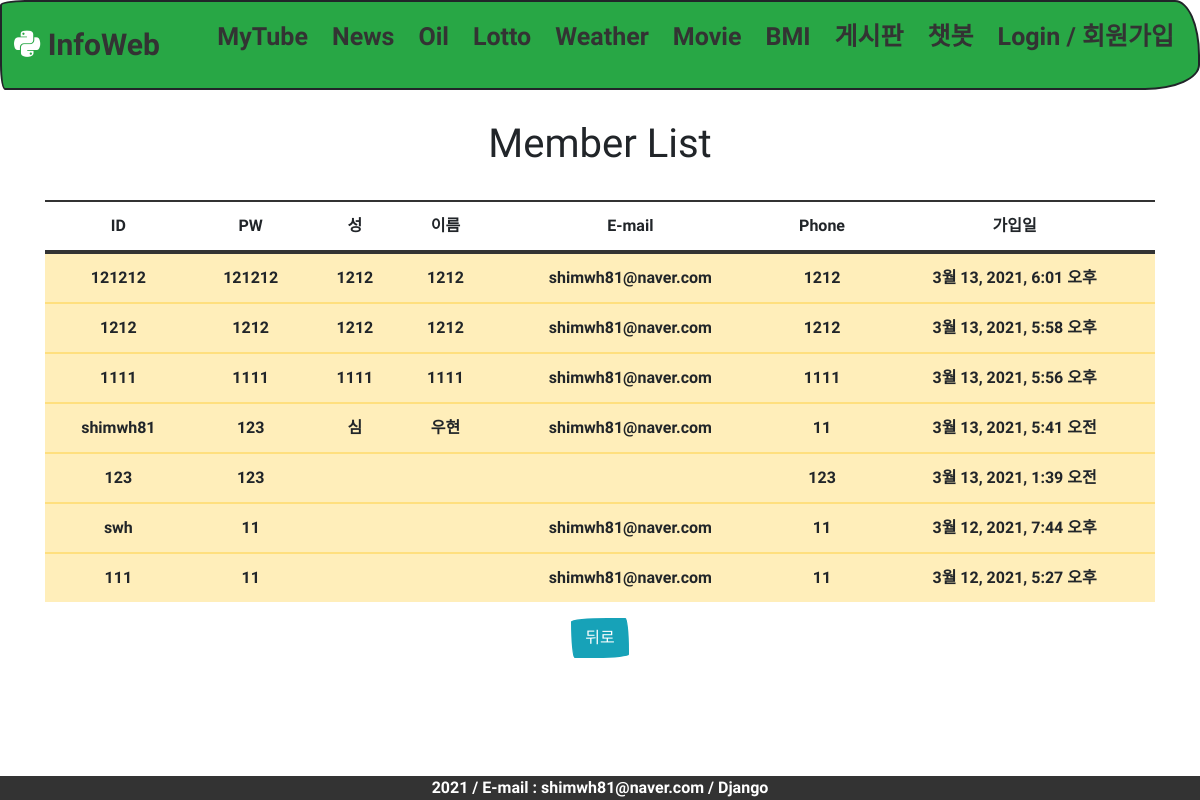
/member/memlist, run on the app's committed database.
### users/models.py (models this page shows, shortened)
class User(AbstractUser):
    phone = models.CharField(max_length=11)
    regdate = models.DateTimeField(auto_now_add=True)

### users/views.py (the view)
# urls.py: path('memlist', views.memlist, name='memlist'),
def memlist(request):
    memlist = User.objects.exclude(username='admin').order_by('-regdate')
    return render(request,'infoweb/memlist.html', {'memlist':memlist})

### templates/infoweb/memlist.html
{% extends "infoweb/base.html" %}
{% load static %}
{% block content %}
    <h1>Member List</h1>
    <br>
    <table class="table table-hover">
      <thead>
        <tr>
          <th scope="usernaem">ID</th>
          <th scope="password">PW</th>
            <th scope="firstname">성</th>
            <th scope="lastname">이름</th>
          <th scope="email">E-mail</th>
            <th scope="phone">Phone</th>
            <th scope="regdate">가입일</th>
        </tr>
      </thead>
            <tbody>
            {% for mem in memlist %}
             <tr class="table-warning">
              <td>{{mem.username}}</td>
              <td>{{mem.password}}</td>
                 <td>{{mem.last_name}}</td>
                 <td>{{mem.first_name}}</td>
              <td>{{mem.email}}</td>
              <td>{{mem.phone}}</td>
              <td>{{mem.regdate}}</td>
            </tr>
          {% endfor %}
            </tbody>
     </table>
    <a href="{% url 'mypage' %}"><input type="button" class="btn btn-info" value="뒤로"></a>
    <br>
{% endblock %}

### static/css/style2.css (style rules this page uses)
:root { --text-color: #333; --background-color: #28a745; --accent-color: pink; }
html,body { font-family: 'Jua', sans-serif; margin: 0; padding: 0; height: 100% }
a { text-decoration: none; color: var(--text-color); }

### data on the page
User: username "121212", password "121212", last_name "1212", first_name "1212", email "shimwh81@naver.com", phone "1212", regdate "3월 13, 2021, 6:01 오후"
User: username "1212", password "1212", last_name "1212", first_name "1212", email "shimwh81@naver.com", phone "1212", regdate "3월 13, 2021, 5:58 오후"
User: username "1111", password "1111", last_name "1111", first_name "1111", email "shimwh81@naver.com", phone "1111", regdate "3월 13, 2021, 5:56 오후"
User: username "shimwh81", password "123", last_name "심", first_name "우현", email "shimwh81@naver.com", phone "11", regdate "3월 13, 2021, 5:41 오전"
User: username "123", password "123", phone "123", regdate "3월 13, 2021, 1:39 오전"
User: username "swh", password "11", email "shimwh81@naver.com", phone "11", regdate "3월 12, 2021, 7:44 오후"
User: username "111", password "11", email "shimwh81@naver.com", phone "11", regdate "3월 12, 2021, 5:27 오후"
